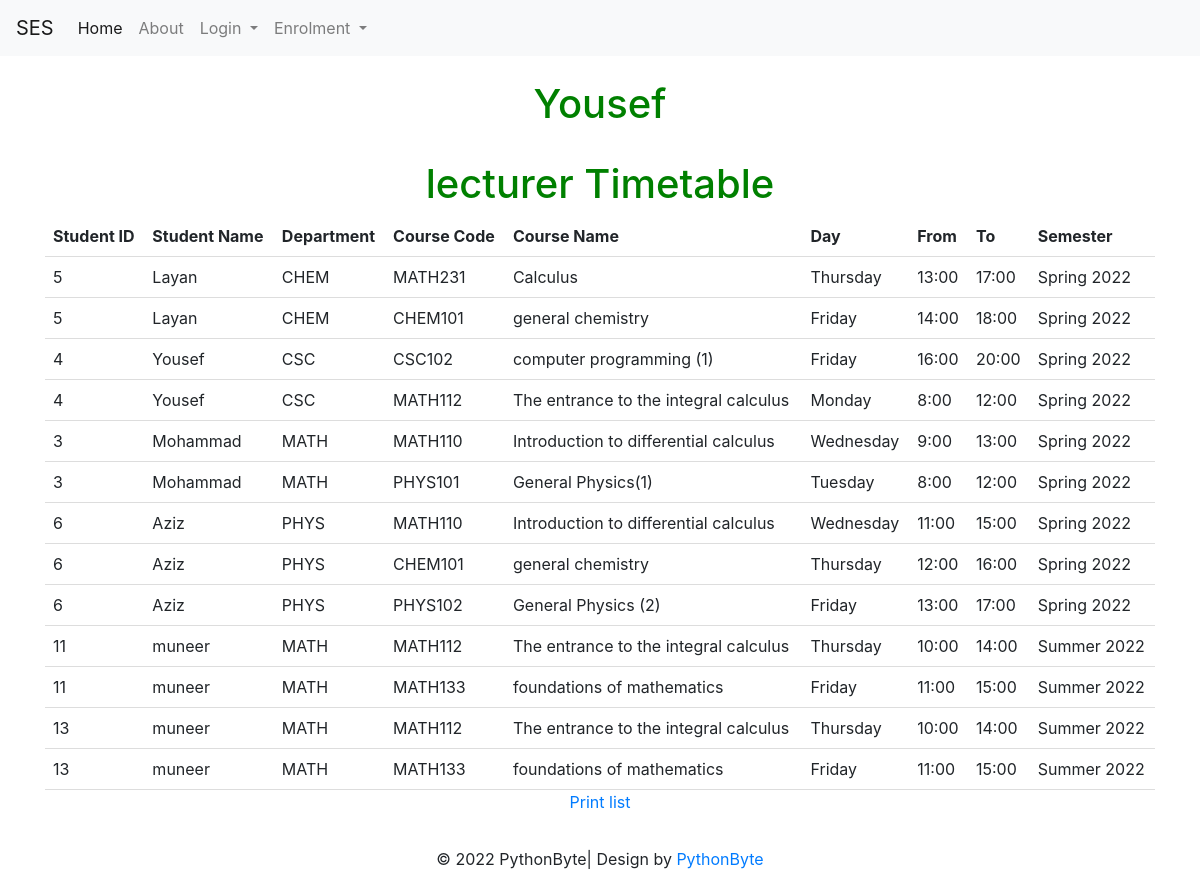
Page /student_lists (signed in) on the earlier database version.
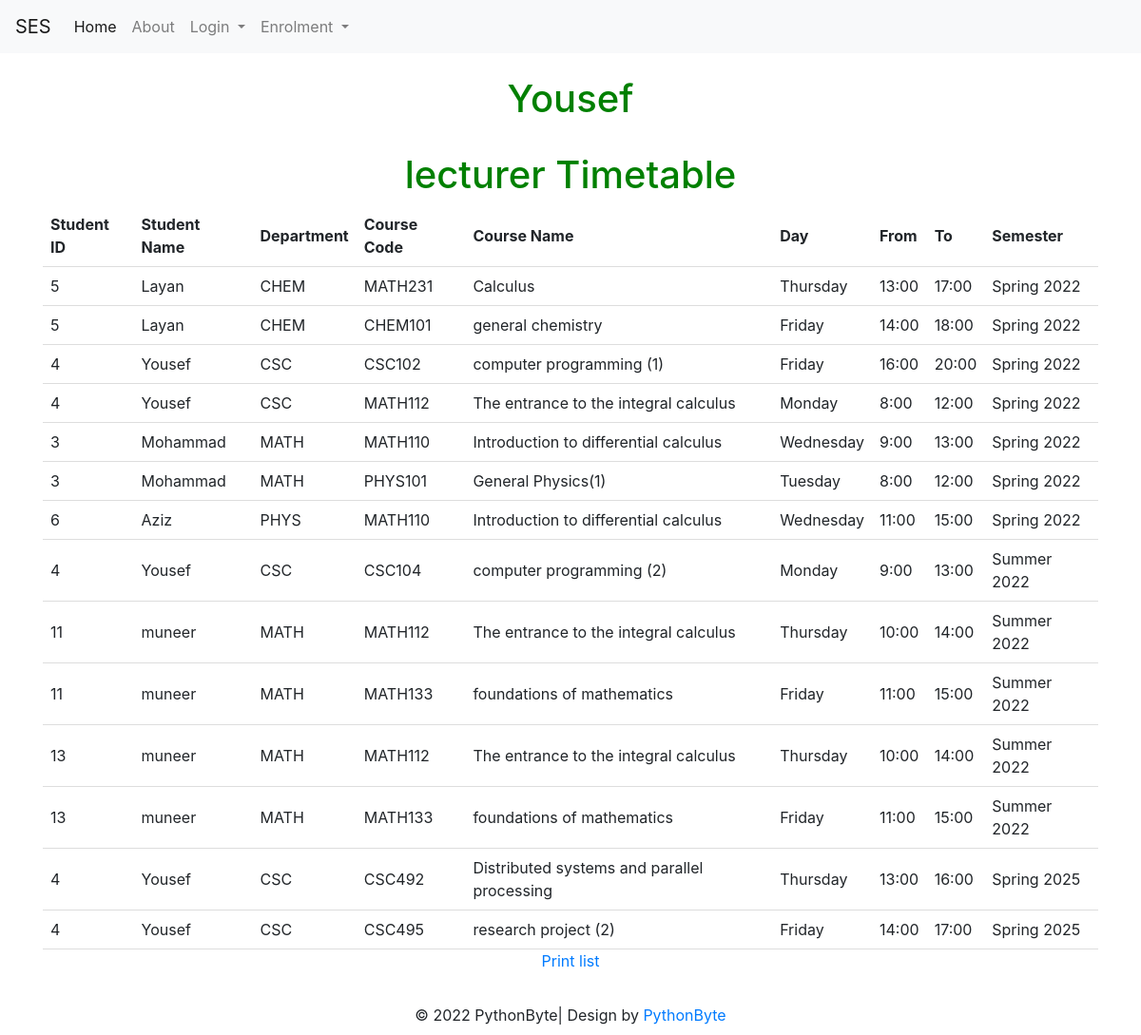
Same page on the later database version.
### models.py (models this page shows)
class User(UserMixin, db.Model):
    id = db.Column(db.Integer, primary_key=True)
    email = db.Column(db.String(100), unique=True)
    password = db.Column(db.String(100))
    name = db.Column(db.String(1000))
    dep_id =  db.Column(db.Integer)
    rol_id =  db.Column(db.Integer)

### tables this page shows
CREATE TABLE Time_table (course_id INTEGER, user_id INTEGER, time_table_id INTEGER PRIMARY KEY AUTOINCREMENT UNIQUE, Day_id INTEGER, fromT TIME, toT TIME, SEM INTEGER, complete BOOLEAN);

CREATE TABLE dep (dep_id INTEGER PRIMARY KEY UNIQUE NOT NULL, dep_name CHAR (10) NOT NULL);

CREATE TABLE course (course_id INTEGER NOT NULL PRIMARY KEY AUTOINCREMENT UNIQUE, course_name [nchar] (10), course_descr [nchar] (10), course_code [nchar] (10), dep_id [int], plan_id [int], level_id [int], credit INTEGER, Day_id REFERENCES Day (Day_id), fromT TIME, toT TIME, loc_id INTEGER, SEM INTEGER DEFAULT (223), lec_id INTEGER);

CREATE TABLE Day (Day_id INTEGER PRIMARY KEY, Day_Decs CHAR);

CREATE TABLE semester (sem_id INTEGER PRIMARY KEY, sem_dec VARCHAR);

### student_lists.py (the view)
@student_lists.route('/student_lists', methods=['GET', 'POST'])
def student_listsf():
                SEM = 223
                user_id = current_user.id
                print(user_id)
                con = sqlite3.connect("instance/db.sqlite")
                cur = con.cursor()
                cur.execute("SELECT * from student_list" )
                data2 = cur.fetchall()
                con.commit()
                con.close()
                return render_template('student_lists.html',data2=data2, idd = current_user.id,name= current_user.name)

### templates/student_lists.html (shortened to what this page needs)
{% extends "base.html" %}
{% block content %}
  <h1>{{name}}</h1>
  <h1>lecturer Timetable</h1>
  <form method="post" action="/student_listsf">
    <table id="table_to_highlight" style="width:100%">
        <thead>
          <tr>
            <th>Student ID</th>
            <th>Student Name</th>
            <th>Department</th>
            <th>Course Code</th>
            <th>Course Name</th>
            <th>Day</th>
            <th>From</th>
            <th>To</th>
            <th>Semester</th>
          </tr>
          </thead>
          <tbody>
           {% for row in data2 %}
                  <tr>
                      <td>{{row[0]}}</td>
                      <td>{{row[1]}}</td>
                      <td>{{row[2]}}</td>
                      <td>{{row[3]}}</td>
                      <td>{{row[4]}}</td>
                      <td>{{row[5]}}</td>
                      <td>{{row[6]}}</td>
                      <td>{{row[7]}}</td>
                      <td>{{row[8]}}</td>
                  </tr>
              {% endfor %}
          </tbody>
      </table>
      <p>
        <a href="{{ url_for('student_lists.download_report', iddc = current_user.id) }}">Print list</a>
    </p>
</form>
{% endblock %}

### templates/base.html (shortened to what this page needs)
<!DOCTYPE html>
<html>
<head>
    <link rel="stylesheet" href="https://cdn.jsdelivr.net/npm/bootstrap@4.3.1/dist/css/bootstrap.min.css">
    <link rel="stylesheet" href="https://cdnjs.cloudflare.com/ajax/libs/font-awesome/5.15.3/css/all.min.css">
    <link rel="stylesheet" href="https://mdbcdn.b-cdn.net/wp-content/themes/mdbootstrap4/docs-app/css/compiled-4.20.0.min.css">
  </head>
<body>
<section class="hero is-fullheight" style="background-color:#ffffff;">
    <div>  <nav class="navbar navbar-expand-lg navbar-light bg-light">
        <a class="navbar-brand" href="{{ url_for('main.index') }}">SES</a>
        <div class="collapse navbar-collapse" id="navbarSupportedContent">
          <ul class="navbar-nav mr-auto">
            <li class="nav-item active">
              <a class="nav-link" href="{{ url_for('main.index') }}">Home <span class="sr-only">(current)</span></a>
            </li>
            <li class="nav-item">
              <a class="nav-link" href="{{ url_for('main.About') }}">About</a>
            </li>
            <li class="nav-item dropdown">
              <a class="nav-link dropdown-toggle" href="#" id="navbarDropdown" role="button" data-toggle="dropdown" aria-haspopup="true" aria-expanded="false">
                Login
              </a>
            </li>
            {% if current_user.is_authenticated and current_user.rol_id == 1 %}
            <form method="post" action="/admin_course_enrolment">
            <li class="nav-item dropdown">
              <a class="nav-link dropdown-toggle" href="#" id="navbarDropdown" role="button" data-toggle="dropdown" aria-haspopup="true" aria-expanded="false">
                    Admin
                </a>
                <div class="dropdown-menu" aria-labelledby="navbarDropdown">
                  <a class="dropdown-item" href="{{ url_for('add_course.add_coursef') }}">Edit Course</a>
                    <div class="dropdown-divider"></div>
                    <a class="dropdown-item" href="{{ url_for('auth.saverloc') }}">Edit Class Room</a>
                    <div class="dropdown-divider"></div>
                    <a class="dropdown-item" href="{{ url_for('admin_enrolment.adstudent') }}">Enrolment Students</a>
                    <div class="dropdown-divider"></div>
                    <a class="dropdown-item" href="{{ url_for('allocate_classroom.allocate_classroomf') }}">Allocate Classroom</a>
                    <div class="dropdown-divider"></div>
                    <a class="dropdown-item" href="{{ url_for('allocate_lecturer.allocate_lecturerf') }}">Allocate lecturer</a>
                    <div class="dropdown-divider"></div>
                    <a class="dropdown-item" href="{{ url_for('student_lists.student_listsf') }}">Student lists</a>
                    <div class="dropdown-divider"></div>
                    <a class="dropdown-item" href="{{ url_for('lec_lists.lec_listsf') }}">lecturer lists</a>
                    <div class="dropdown-divider"></div>
                    <a class="dropdown-item" href="{{ url_for('Stats.Statsf') }}">Stats</a>
                    <div class="dropdown-divider"></div>
                    <a class="dropdown-item" href="{{ url_for('semester.semesterf') }}">Set Current Semester</a>
                </div>
                </li>
            </form>
            {% elif current_user.is_authenticated  %}
            <form method="post" action="/student_course_enrolment">
            <li class="nav-item dropdown">
              <a class="nav-link dropdown-toggle"  href="#" id="navbarDropdown" role="button" data-toggle="dropdown" aria-haspopup="true" aria-expanded="false">
                  Enrolment
              </a>
            </li>
          </form>
              {% endif %}
            </ul>
        </div>
    </div>
    <div class="hero-body">
      <div class="container has-text-centered">
          {% block content %}{% endblock %}
      </div>
</section>
<footer><div>
  <p class="copyright">© 2022 PythonByte| Design by <a href="https://github.com/NaifAlblawi/PythonByte" target="_blank">PythonByte</a></p>
</div></footer>
</body>
</html>

### templates/base.html (style rules this page uses)
p.copyright { width: 100%; line-height: 10px; text-align: center; bottom:0; }

### templates/student_lists.html (style rules this page uses)
body { text-align: center; }
h1 { color: green; }
table { border-collapse: collapse; width: 100%; }
th, td { padding: 8px; text-align: left; border-bottom: 1px solid #ddd; }

Differences in the rows shown:
removed Time_table: user "6", name "Aziz", dep_name "PHYS", course_code "CHEM101", course_name "general chemistry", Day_Decs "Thursday", fromT "12:00", toT "16:00", sem_dec "Spring 2022"
removed Time_table: user "6", name "Aziz", dep_name "PHYS", course_code "PHYS102", course_name "General Physics (2)", Day_Decs "Friday", fromT "13:00", toT "17:00", sem_dec "Spring 2022"
added Time_table: user "4", name "Yousef", dep_name "CSC", course_code "CSC104", course_name "computer programming (2)", Day_Decs "Monday", fromT "9:00", toT "13:00", sem_dec "Summer 2022"
added Time_table: user "4", name "Yousef", dep_name "CSC", course_code "CSC492", course_name "Distributed systems and parallel processing", Day_Decs "Thursday", fromT "13:00", toT "16:00", sem_dec "Spring 2025"
added Time_table: user "4", name "Yousef", dep_name "CSC", course_code "CSC495", course_name "research project (2)", Day_Decs "Friday", fromT "14:00", toT "17:00", sem_dec "Spring 2025"
